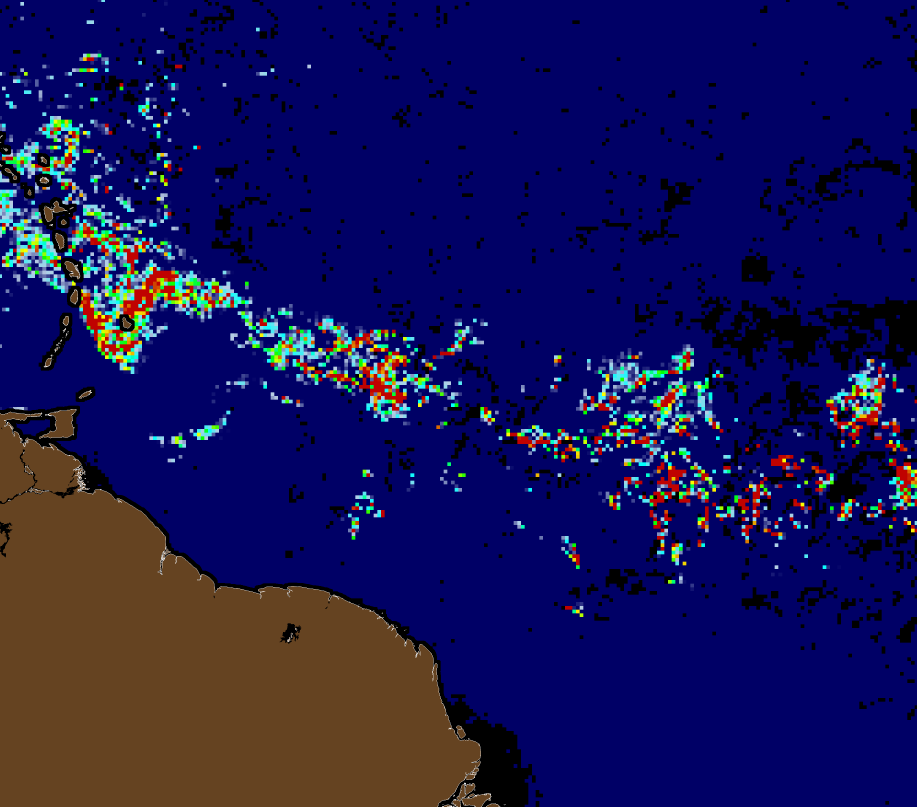
#> input picture SaWSdata/C20242082024214.1KM.C_ATLANTIC.7DAY.L3D.FA_UNET_DENSITY.png, 2750 x 2420 px, found by its file name (shown at 1/3 size)
$ jupyter execute --allow-errors check_kN.ipynb
#> lines starting #> are read from the running program, lines starting #| are printed output that depends on the picture; after the words box and inside, x2 and y2 are one past the last pixel; in counts of white or black regions, pixels touching at a corner belong together
### Old_scripts/grid_initialization.py
import math
import xarray as xr
import numpy as np

# [91 lines left out: functions create_grid_mask, grid_creation, not called in this run]


def sarg_grid_from_sat(image_name, north, south, east, west, coarse=False):

    #Loading the image as an RGB array
#> called with north = 22, south = 0, east = -38, west = -63, coarse = True
    from PIL import Image
    img = Image.open(image_name).convert("RGB")
#> img is the input picture: PIL image 2750x2420 RGB; mean R, G, B 23.9, 20.4, 86
    img_array = np.array(img)

    #Computing brightness by approximating average or weighted sum of RGB
    brightness = img_array.mean(axis=2)
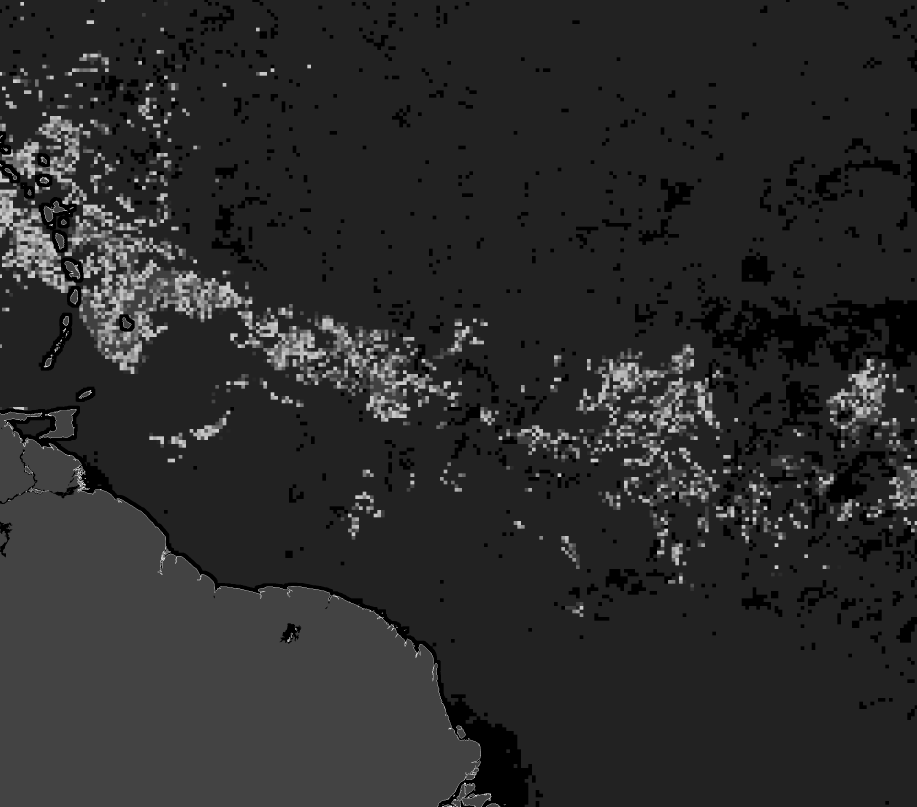
#> brightness: shape (2420, 2750) float64 (shown at 1/3 size); min 0, max 255, mean 43.4

    #Creating a land mask based on the brown color of landmass
    r, g, b = img_array[:,:,0], img_array[:,:,1], img_array[:,:,2]
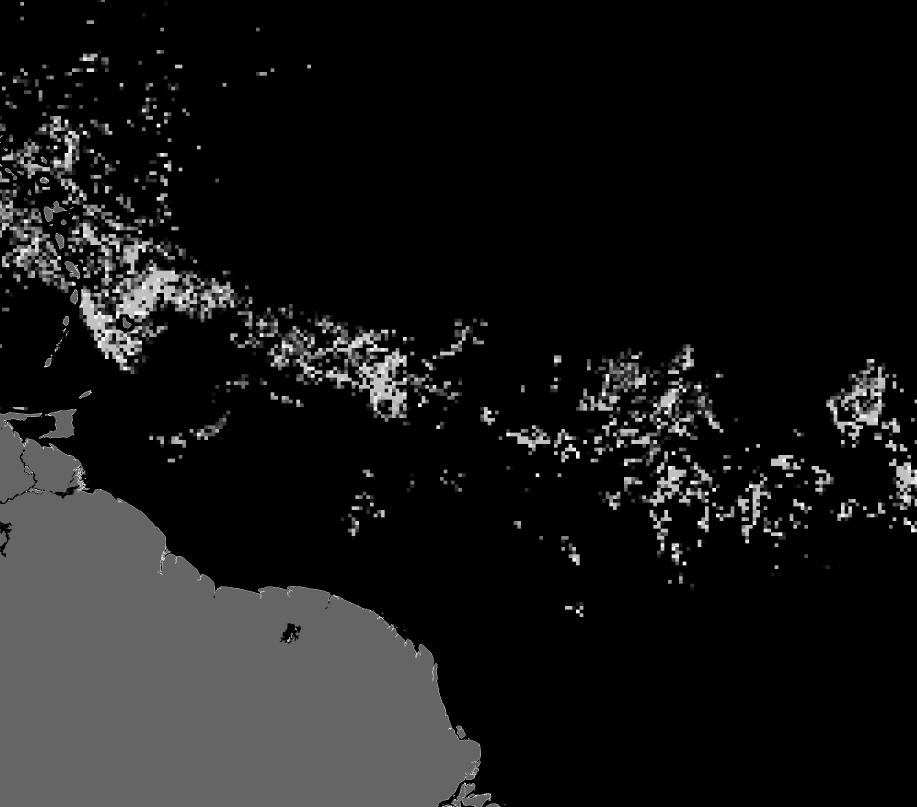
#> r: shape (2420, 2750) (shown at 1/3 size); min 0, max 255, mean 23.9
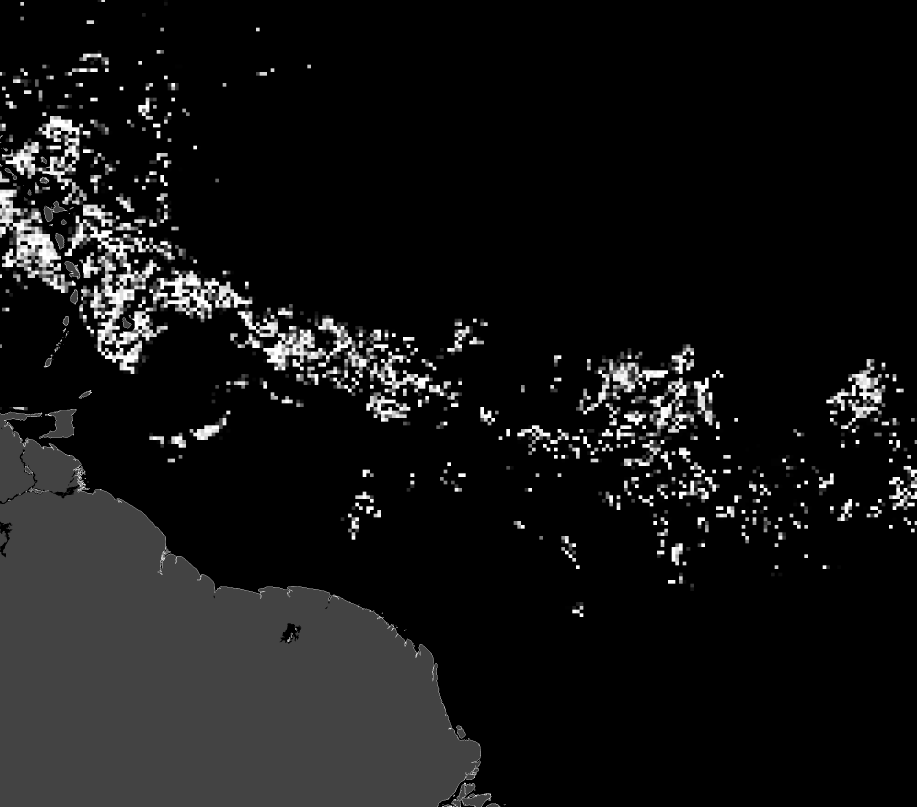
#> g: shape (2420, 2750) (shown at 1/3 size); min 0, max 255, mean 20.4
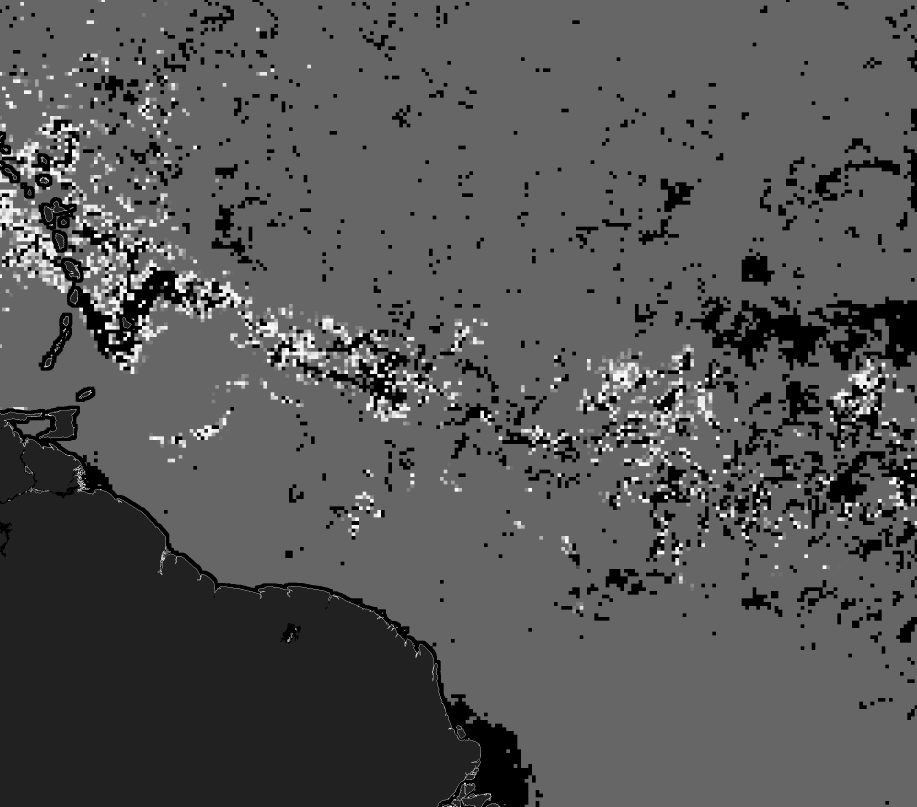
#> b: shape (2420, 2750) (shown at 1/3 size); min 0, max 255, mean 86

    #Brown tends to be dark, reddish, and not too saturated
    land_mask = (
        (r > 60) & (r < 160) &          # moderate red
        (g > 30) & (g < 110) &          # moderate green
        (b < 70) &                      # low blue
        (brightness < 120) &            # exclude bright oranges
        ((r - g) > 15) &                # red clearly higher than green
        ((r - b) > 40)                  # red much higher than blue
        )
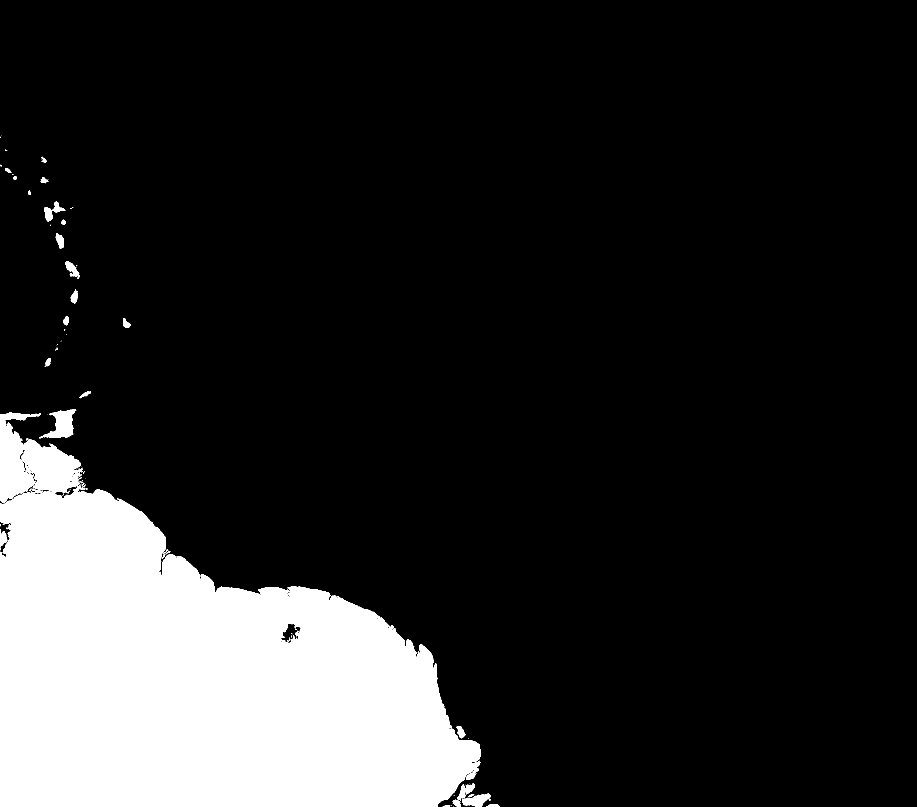
#> land_mask: shape (2420, 2750) bool (shown at 1/3 size); 15.5% white; 121 white regions (81 under 20 px), largest, box (x1, y1, x2, y2) and area: (0, 1236, 1442, 2420) 1017347, (118, 1228, 229, 1315) 4647, (1386, 2380, 1473, 2420) 1933
    #Expanding land mask with binary_dilation method by 20 pixels (~20 km as 1 pixel ~ 1 km resolution)
    from scipy.ndimage import binary_dilation
    expanded_land_mask = binary_dilation(land_mask, iterations=20)
#> expanded_land_mask: shape (2420, 2750) bool; 17.1% white; 12 white regions, largest, box (x1, y1, x2, y2) and area: (0, 1208, 1519, 2420) 1094218, (112, 584, 240, 767) 12242, (175, 764, 260, 930) 7999

    #Setting threshold to get binary mask - set at 60 to include bright pixels and especially also red pixels
    threshold = 60
    binary_mask = (brightness > threshold).astype(int)
#> binary_mask: shape (2420, 2750) int64; values 0 (black) and 1 (white), 22.1% white; 321 white regions (53 under 20 px), largest, box (x1, y1, x2, y2) and area: (0, 1235, 1443, 2420) 1023898, (6, 348, 757, 1122) 122091, (691, 923, 1386, 1265) 67904

    #Applying the expaned land mask on binary mask
    binary_mask[expanded_land_mask] = 0
#> binary_mask: shape (2420, 2750) int64; values 0 (black) and 1 (white), 6.4% white; 238 white regions (6 under 20 px), largest, box (x1, y1, x2, y2) and area: (6, 348, 757, 1122) 120104, (691, 923, 1386, 1265) 67904, (1728, 1033, 2170, 1409) 51163

    #Creating coordinate grids based on bounding boxes
    height, width = binary_mask.shape
#> height = 2420; width = 2750
    lats = np.linspace(north, south, height)
    lons = np.linspace(west, east, width)
#> lons = 2750 values from -63 to -38

    #Creating 2D coordinate grids
    lon_grid, lat_grid = np.meshgrid(lons, lats)

    #Downsample with stride 2 if you want to select less particles
    stride = 2 if coarse else 1
    mask = binary_mask[::stride, ::stride]
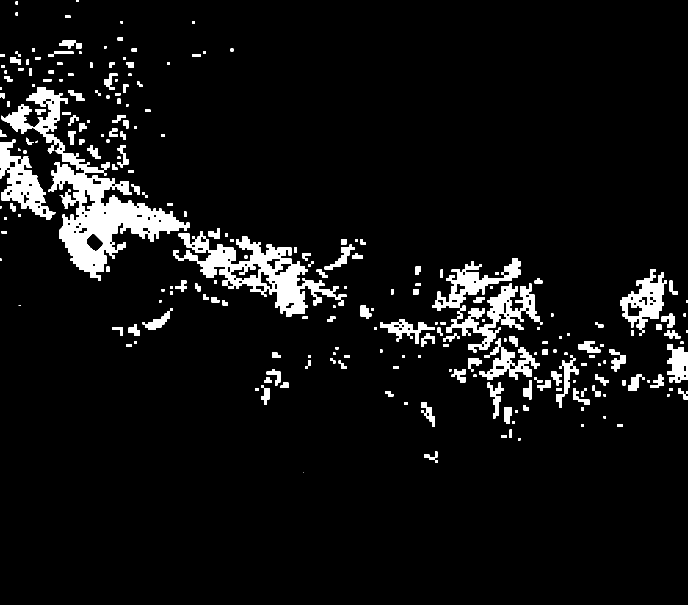
#> mask: shape (1210, 1375) int64 (shown at 1/2 size); values 0 (black) and 1 (white), 6.4% white; 233 white regions (9 under 20 px), largest, box (x1, y1, x2, y2) and area: (3, 174, 379, 561) 30096, (346, 462, 693, 633) 16902, (864, 517, 1085, 705) 12821
    lat = lat_grid[::stride, ::stride]
    lon = lon_grid[::stride, ::stride]

    amount = int(mask.sum())
#> amount = 106575

    #Creating 2D grids of Sargassum release locations
    sarg_lon_grid = xr.DataArray(lon).where(mask == 1)
    sarg_lat_grid = xr.DataArray(lat).where(mask == 1)
    print('Shape of grid:', np.shape(sarg_lon_grid))

    #To prepare the grids as ParticleSet input, NaNs are removed and and arrays are ravelled (flattened)
    no_nan_mask = (~np.isnan(sarg_lon_grid)) & (~np.isnan(sarg_lat_grid))
    sarg_lon_grid = sarg_lon_grid.values[no_nan_mask].ravel()
    sarg_lat_grid = sarg_lat_grid.values[no_nan_mask].ravel()
    print('Reshaped grid as particle set:', np.shape(sarg_lon_grid))

    return sarg_lon_grid, sarg_lat_grid, amount

### check_kN.ipynb
## Notebook for satellite-based simulations

This notebook contains postprocessing analysis of simulations initialized on Sargassum satellite detections and includes:
- Sensitivity analysis of growth model to different k_N (nitrate half saturation) values
- Comparison of simulation and satellite data after 1 month
- Growth/transport distribution results

[cell 1]
import parcels
import math
import xarray as xr
import matplotlib.pyplot as plt
import numpy as np
import scipy

import trajan
import cartopy.crs as ccrs
import cartopy.feature
from datetime import datetime, timedelta
import calculate_distance as c_d
import calculate_2DHistogram_method01 as c_H
import grid_initialization as gi
import matplotlib.colors as mcolors
import cmocean.cm as cmo
from matplotlib import colormaps as mcolormaps

#> (a cell that did not finish here is left out)

#> (a cell that did not finish here is left out)

[cell 4]
n_bins = 100

#> (the rest of this cell did not finish here and is left out)

[cell 5]
fig, ax = plt.subplots(1, 1, sharey=True, tight_layout=True)
#> (the rest of this cell did not finish here and is left out)

[cell 6]
n_bins = 1000

#> (the rest of this cell did not finish here and is left out)

[cell 7]
N = np.arange(0.00001,0.1,0.00001)
S = np.arange(20,40,0.05)

#Nitrogen half saturation constant
k_N  = 0.000129 #mmol/m3
k_N2  = 0.001 #mmol/m3
k_N3 = 0.01 #mmol/m3

#Growth factor curves
growth_factor_N = N / (N + k_N )
growth_factor_N2 = N / (N + k_N2)
growth_factor_N3 = N / (N + k_N3)

fig, ax1 = plt.subplots(figsize=(7,5))

#Primary axis: histogram
#> (the rest of this cell did not finish here and is left out)

$ run again, with SaWSdata/C20241772024183.1KM.C_ATLANTIC.7DAY.L3D.FA_UNET_DENSITY.png copied over SaWSdata/C20242082024214.1KM.C_ATLANTIC.7DAY.L3D.FA_UNET_DENSITY.png
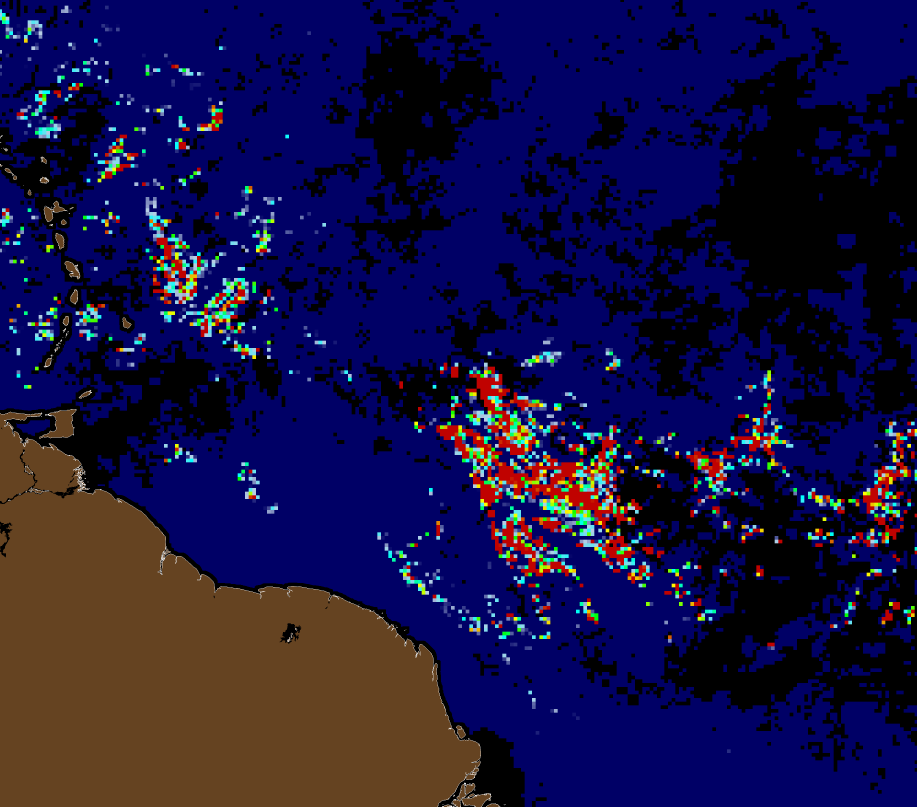
#> input picture SaWSdata/C20241772024183.1KM.C_ATLANTIC.7DAY.L3D.FA_UNET_DENSITY.png, 2750 x 2420 px, found by its file name (shown at 1/3 size)
#> in sarg_grid_from_sat, img is the input picture: PIL image 2750x2420 RGB; mean R, G, B 23.6, 17.8, 66.4
#> land_mask: shape (2420, 2750) bool; 15.5% white; 121 white regions (81 under 20 px), largest, box (x1, y1, x2, y2) and area: (0, 1236, 1442, 2420) 1017347, (118, 1228, 229, 1315) 4647, (1386, 2380, 1473, 2420) 1933
#> expanded_land_mask: shape (2420, 2750) bool; 17.1% white; 12 white regions, largest, box (x1, y1, x2, y2) and area: (0, 1208, 1519, 2420) 1094218, (112, 584, 240, 767) 12242, (175, 764, 260, 930) 7999
#> in sarg_grid_from_sat, `binary_mask = (brightness > threshold).astype(int)`:
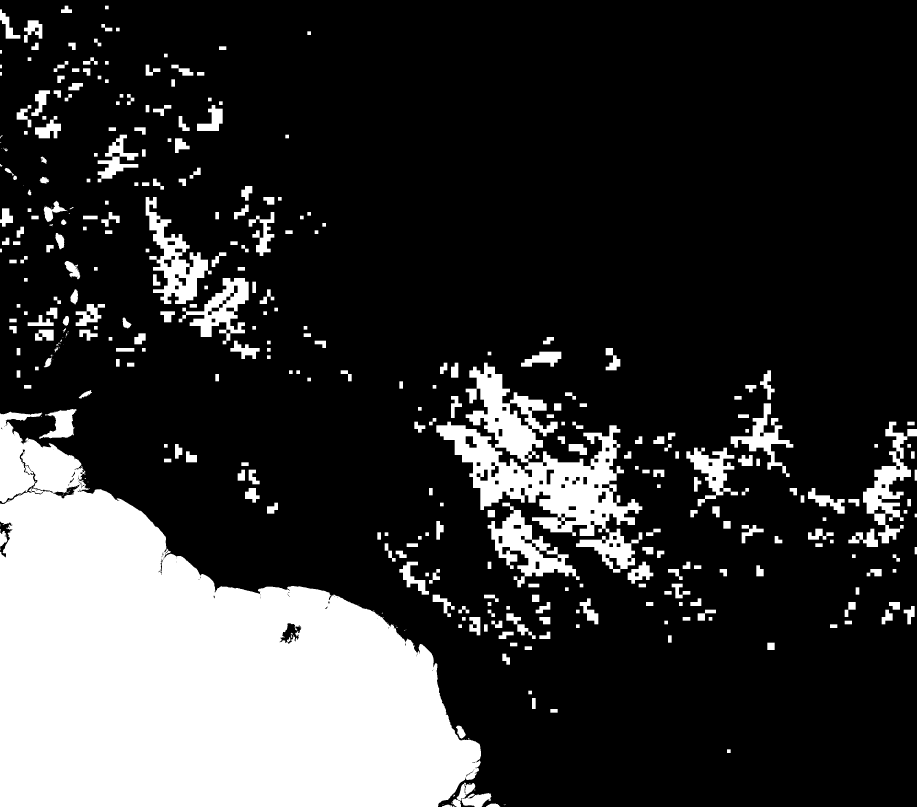
#> binary_mask: shape (2420, 2750) int64 (shown at 1/3 size); values 0 (black) and 1 (white), 21.3% white; 379 white regions (53 under 20 px), largest, box (x1, y1, x2, y2) and area: (0, 1235, 1443, 2420) 1023898, (1309, 1088, 1927, 1718) 123884, (437, 591, 635, 912) 22495
#> in sarg_grid_from_sat, `mask = binary_mask[::stride, ::stride]`:
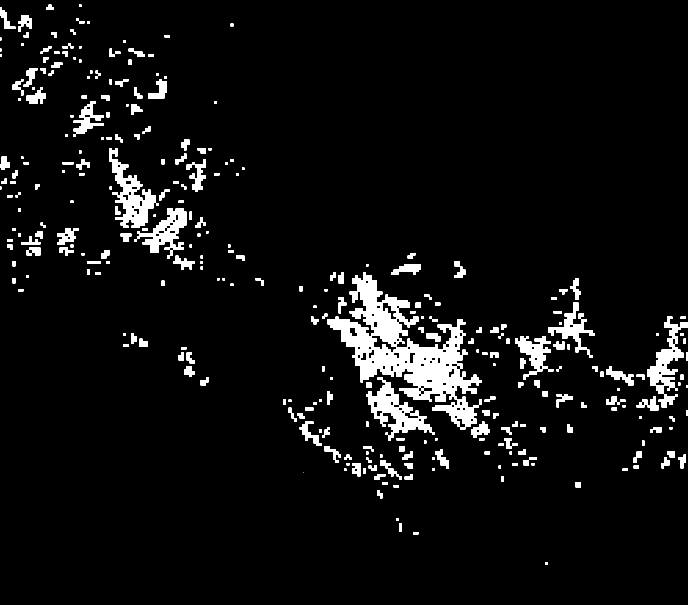
#> mask: shape (1210, 1375) int64 (shown at 1/2 size); values 0 (black) and 1 (white), 5.6% white; 290 white regions (6 under 20 px), largest, box (x1, y1, x2, y2) and area: (655, 544, 964, 859) 31031, (219, 296, 318, 456) 5590, (732, 754, 870, 881) 5555
#> amount = 92988
